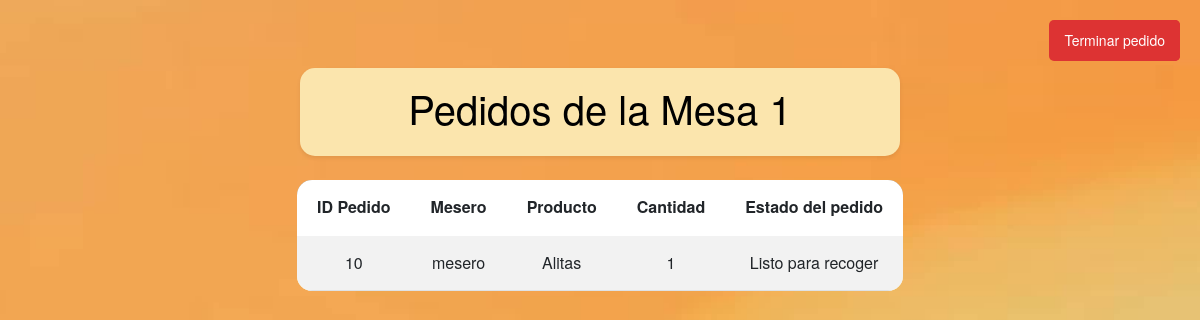
Page /verPedido/1/ (signed in) on the committed database.
### myapp/models.py (models this page shows)
class Pedido(models.Model):
    idPedido = models.AutoField(primary_key=True)
    numeroPedido = models.IntegerField()
    idMesero = models.ForeignKey(User, on_delete=models.CASCADE)
    mesa = models.ForeignKey(Mesa, on_delete=models.CASCADE)
    idProducto = models.ForeignKey(Producto, on_delete=models.CASCADE)
    cantidad = models.IntegerField()
    hecho = models.BooleanField(default=False)
    nota = models.TextField(blank=True, null=True)

class User(AbstractUser):
    documento = models.IntegerField(null=True)
    expedicion = models.DateField(null=True)
    fecha_nacimiento = models.DateField(null=True, blank=True)
    telefono = models.CharField(max_length=20, null=True, blank=True)
    is_chef = models.BooleanField(default=False)
    is_waiter = models.BooleanField(default=False)
    is_client = models.BooleanField(default=False)
    visible = models.BooleanField(default=True)

class Producto(models.Model):
    idProducto = models.AutoField(primary_key=True)
    descripcion = models.CharField(max_length=100)
    disponible = models.BooleanField(default=True)
    precio = models.DecimalField(max_digits=10, decimal_places=2)
    nombre = models.CharField(max_length=50, default="")
    imgProducto = models.ImageField(upload_to='img/', null=True)
    visible = models.BooleanField(default=True)

### myapp/decorators.py (the view)
    def _wrapped_view(request, *args, **kwargs):
        if not request.user.is_authenticated:
            return redirect('signin')
        if request.user.is_waiter:
            return view_func(request, *args, **kwargs)
        raise PermissionDenied

### myapp/views/viewsPedido.py (called while the page is built)
@waiter_required
def verPedido(request, idMesa):
    pedidos = Pedido.objects.filter(mesa__numero=idMesa)
    return render(request, 'verPedido.html', {'pedidos': pedidos, 'idMesa': idMesa})

### myapp/templates/verPedido.html (shortened to what this page needs)
{% load static %}
<!DOCTYPE html>
<html lang="es">
<head>
    <link href="https://cdn.jsdelivr.net/npm/bootstrap@5.3.0-alpha1/dist/css/bootstrap.min.css" rel="stylesheet">
    <link rel="stylesheet" type="text/css" href="{% static 'css/verPedido.css' %}" />
</head>
<body>
    <div class="container my-5">
        <a href="{% url 'verMesas' %}" class="btn btn-danger btn-sm logout">Ver mesas</a>
        <div class="titulos p-3 mb-4 shadow-sm">
            <h1>Pedidos de la Mesa {{ idMesa }}</h1>
        </div>
        <div class="d-flex justify-content-center">
            <div class="table-responsive">
                <table class="table table-hover table-centered table-striped">
                    <thead class="head-tabla">
                        <tr>
                            <th>ID Pedido</th>
                            <th>Mesero</th>
                            <th>Producto</th>
                            <th>Cantidad</th>
                            <th>Estado del pedido</th>
                        </tr>
                    </thead>
                    <tbody class="tablaItems">
                        {% for pedido in pedidos %}
                        <tr>
                            <td data-label="ID Pedido">{{ pedido.idPedido }}</td>
                            <td data-label="Mesero">{{ pedido.idMesero.username }}</td>
                            <td data-label="Producto">{{ pedido.idProducto.nombre }}</td>
                            <td data-label="Cantidad">{{ pedido.cantidad }}</td>
                            <td data-label="Estado del pedido">{% if pedido.hecho  %} Listo para recoger {% else %} En proceso... {% endif%}</td>
                        </tr>
                        {% empty %}
                        <tr>
                            <td colspan="5">No hay pedidos para esta mesa.</td>
                        </tr>
                        {% endfor %}
                    </tbody>
                </table>
            </div>
        </div>
        <a href="{% url 'verFacturaID' idMesa %}" class="btn btn-success btn-sm logout" id="terminarPedidoLink">Terminar pedido</a>
    </div>
</body>
</html>

### myapp/static/css/verPedido.css (style rules this page uses)
body { font-family: 'Helvetica Neue', sans-serif; margin: 0; padding: 20px; background-image: url('../img/Fondo2.jpg'); background-size: cover; background-attachment: fixed; }
.titulos { text-align: center; border-radius: 15px; background-color: #fbe5ad; width: 100%; max-width: 600px; margin: 0 auto; color: black; }
.head-tabla { background-color: #87694c; color: white; text-align: center; }
.table-striped tbody tr:nth-of-type(odd) { background-color: #fbe5ad; color: black; }
.table { border-radius: 15px; overflow: hidden; background-color: #eed9a4; color: black; margin: 0 auto; }
.table td, .table th { vertical-align: middle; padding: 15px 20px; text-align: center; }
.table thead th { border-bottom: 2px solid #ffffff; }
.logout { position: fixed; right: 20px; top: 20px; border: none; border-radius: 5px; padding: 10px 15px; background-color: #d33; color: white; z-index: 1000; }

### rows in the picture
Pedido: idPedido "10", idMesero.username "mesero", idProducto.nombre "Alitas", cantidad "1", hecho "Listo para recoger"

### other values in the picture
{{ idMesa }} "1"
